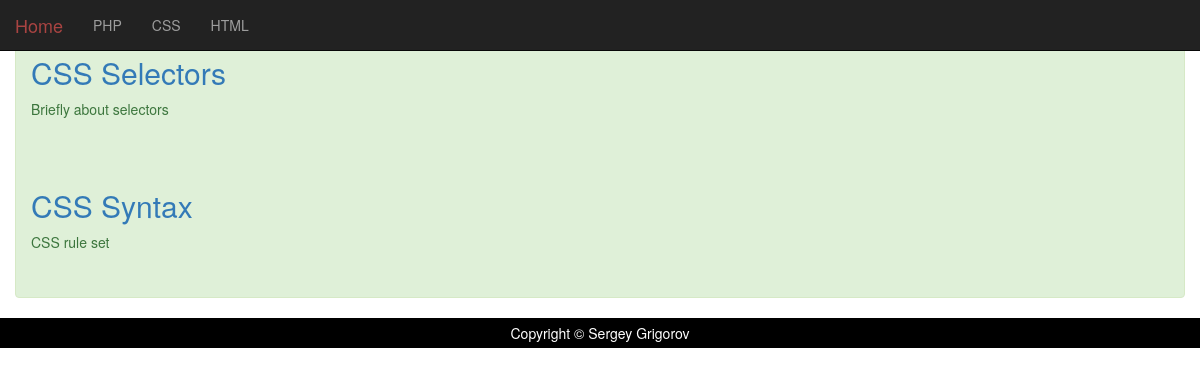
/category.php?id=2, run on the app's committed database.
### tables this page shows
CREATE TABLE IF NOT EXISTS `post` (
  `id` int(11) NOT NULL AUTO_INCREMENT,
  `title` varchar(255) NOT NULL,
  `category_id` int(11) NOT NULL,
  `description` tinytext NOT NULL,
  `text` text NOT NULL,
  `author_id` int(11) NOT NULL,
  `create_at` timestamp NULL DEFAULT NULL,
  `update_at` timestamp NULL DEFAULT NULL,
  PRIMARY KEY (`id`)
);

### category.php (the view, shortened to what this page needs)
<?php
require_once 'menu.php';
?>
<!DOCTYPE html>
<html lang="en">
<head>
<link rel="stylesheet" href="http://maxcdn.bootstrapcdn.com/bootstrap/3.3.4/css/bootstrap.min.css">
	</head>
<body>
<div class= "full-width-div">
<nav class="navbar navbar-inverse navbar-fixed-top">
  <div class="container-fluid">
    <div class="navbar-header">
      <a class="navbar-brand" href="index.php"><p class="text-danger">Home</p></a>
    </div>
<div>
      </div>
		</div>
	</nav>
<div class="container alert alert-success" id="content">
 <div class="span5 fill">
	<?php
$connection = new mysqli(SERVERNAME, USERNAME, PASSWORD, DBNAME);
	$query = "SELECT id, title, description FROM post WHERE category_id=$_GET[id]";
	$result = $connection->query($query);
	$rows = $result->num_rows;
		for ($j = 0 ; $j < $rows ; ++$j)
			{
				$result->data_seek($j);
				$row = $result->fetch_array(MYSQLI_ASSOC);
				$post_id = $row['id'];
				$post_title = $row['title'];
				$post_description = $row['description'];
				echo "<div>";
				echo "<br />";
				echo " <h2> <a href='post.php?id=$post_id'>$post_title</a> </h2>" ;
				echo "<p>$post_description</p>";
				echo "</div>";
				echo "<br />";
			}
	?>
	</div>
	</div>
	</div>
<div id="footer">
 Copyright © Sergey Grigorov
</div>
	</body>
</html>

### category.php (style rules this page uses)
html,body { height:100%; }
#footer { background-color:black; color:white; clear:both; text-align:center; padding:5px; }

### data on the page
post: title "CSS Selectors", description "Briefly about selectors"
post: title "CSS Syntax", description "CSS rule set"

### other printed values
$value "PHP"
$value "CSS"
$value "HTML"
